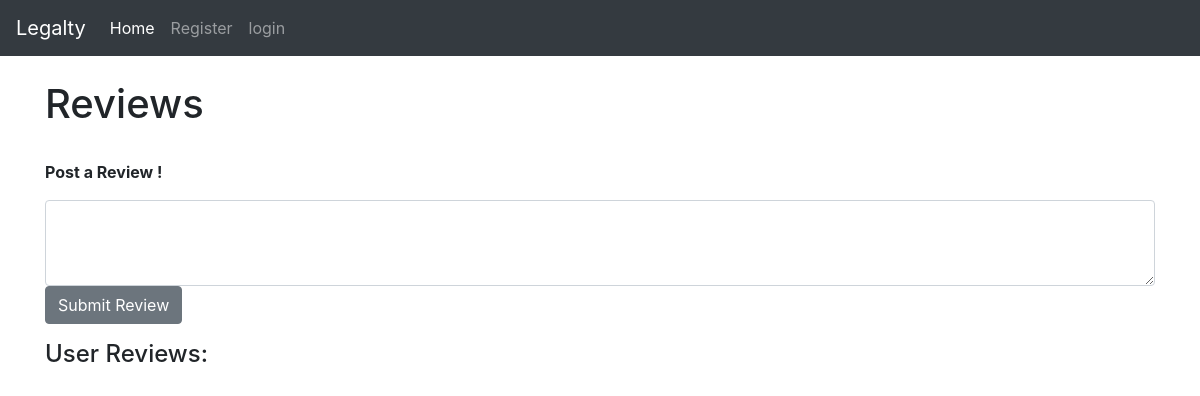
The page /users/11/review on the database as committed earlier.
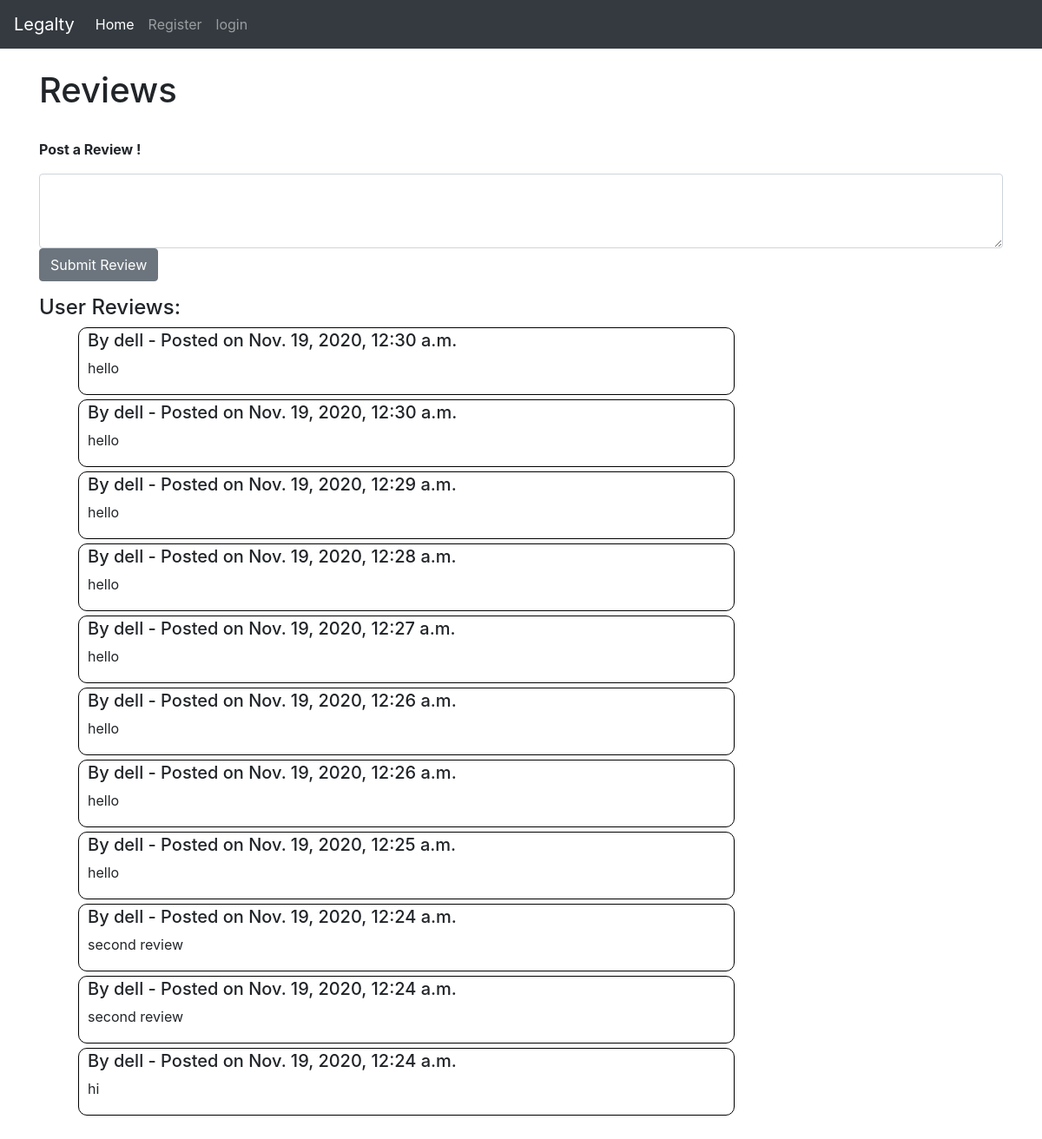
The same page on the database as committed later.
### users/models.py (models this page shows)
class Review ( models.Model):
    lawyer_id = models.ForeignKey( LawyerProfile, on_delete=models.CASCADE)
    author = models.ForeignKey(User, on_delete=models.CASCADE)
    body = models.TextField()
    date_added = models.DateTimeField(default=timezone.now)
    class Meta:
        ordering = ('-date_added' , )

### users/views.py (the view)
# urls.py: path('<int:pk>/review', reviewDisplay , name= 'review'),
def reviewDisplay (request, pk):
    form = ReviewForm( request.POST or None)
    if form.is_valid():
        form.instance.author = request.user
        form.instance.lawyer_id = LawyerProfile.objects.get(pk=pk)
        form.save()
        form = ReviewForm()
    try:
        LawyerProfile.objects.get(pk=pk)
    except LawyerProfile.DoesNotExist:
        return HttpResponseNotFound("Page not found")
    reviewset =  Review.objects.filter(  lawyer_id__pk=pk)
    context = {
        'form' : form ,
        'reviewset': reviewset
    }
    return render(request, 'reviews.html', context)

### users/forms.py
class ReviewForm( forms.ModelForm):
    class Meta:
        model = Review
        fields = [
            'body'
        ]
        widgets = {
            'body' : forms.Textarea(attrs={'class': 'form-control'  ,  'rows':3 , 'cols': 5})
        }

### users/templates/reviews.html (shortened to what this page needs)
{% extends 'base.html' %}
{% block content %}
<h1> Reviews </h1>
<br/>
<div>
    <p><b>  Post a Review !  </b>   </p>
</div>
<div class="box2" >
    <form method="POST">
        <div class="form-group">
            {{ form.body }}
        <button class="btn btn-secondary">Submit Review </button>
        </div>
    </form>
</div>
<h4> User Reviews:</h4>
<ul>
    {% for review in  reviewset %}
    <div class="box">
        <h5>By {{ review.author.username }} - Posted on {{ review.date_added }}</h5>
        <p> {{ review.body }}</p>
    </div>
    {% endfor %}
</ul>
<br>
 {% endblock %}

Rows that differ between the two databases and show on the page:
added Review: author.username "dell", date_added "Nov. 19, 2020, 12:30 a.m.", body "hello"
added Review: author.username "dell", date_added "Nov. 19, 2020, 12:30 a.m.", body "hello"
added Review: author.username "dell", date_added "Nov. 19, 2020, 12:29 a.m.", body "hello"
added Review: author.username "dell", date_added "Nov. 19, 2020, 12:28 a.m.", body "hello"
added Review: author.username "dell", date_added "Nov. 19, 2020, 12:27 a.m.", body "hello"
added Review: author.username "dell", date_added "Nov. 19, 2020, 12:26 a.m.", body "hello"
added Review: author.username "dell", date_added "Nov. 19, 2020, 12:26 a.m.", body "hello"
added Review: author.username "dell", date_added "Nov. 19, 2020, 12:25 a.m.", body "hello"
added Review: author.username "dell", date_added "Nov. 19, 2020, 12:24 a.m.", body "second review"
added Review: author.username "dell", date_added "Nov. 19, 2020, 12:24 a.m.", body "second review"
added Review: author.username "dell", date_added "Nov. 19, 2020, 12:24 a.m.", body "hi"
